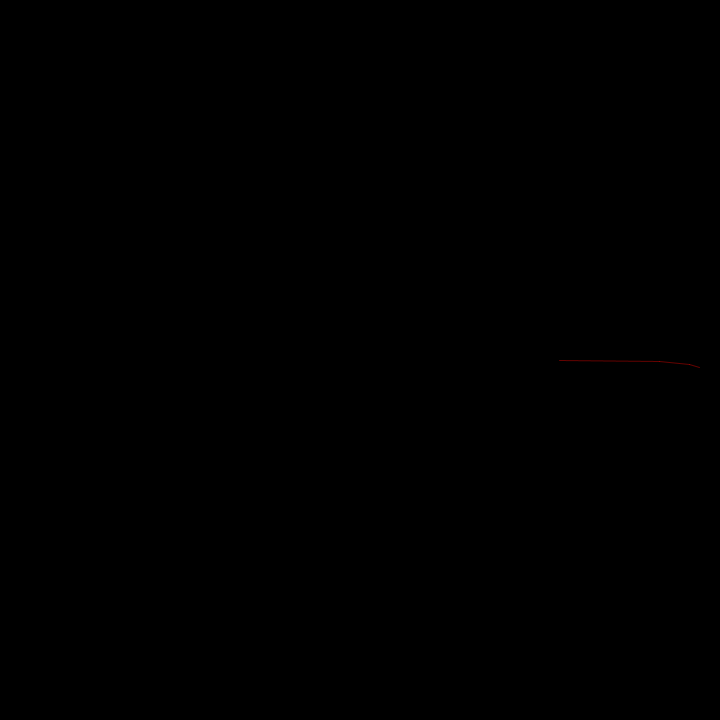
Frame 1 (no input)
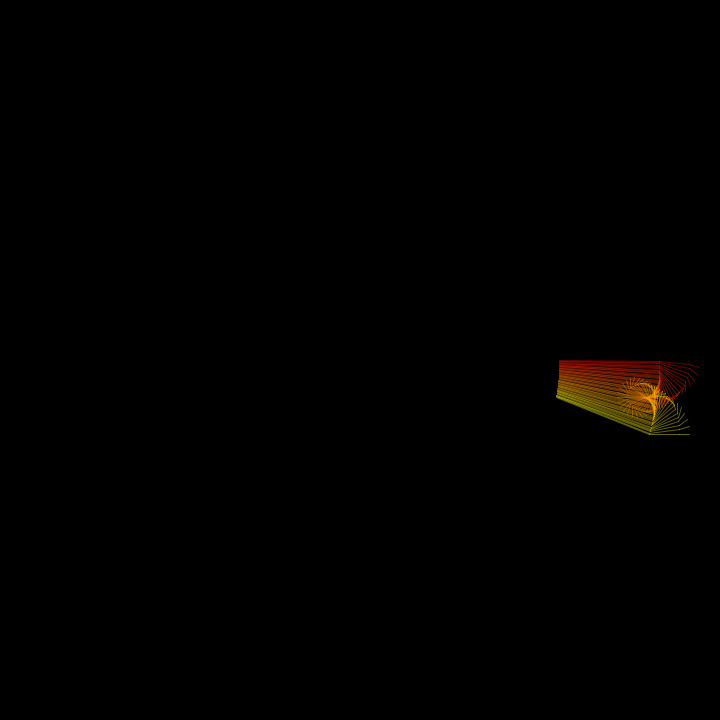
Frame 60 (the mouse pressed at the canvas centre just before this capture)
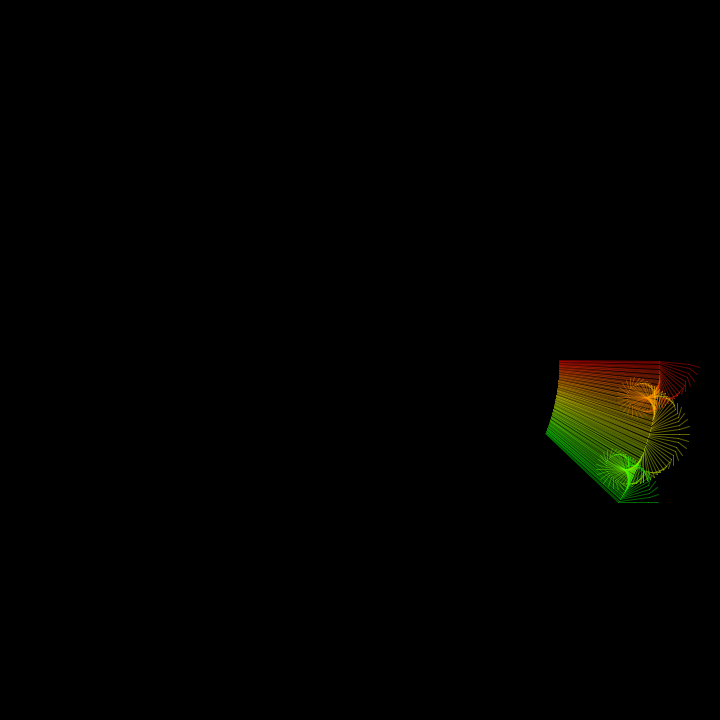
Frame 120 (the mouse held since frame 60 and released just before this capture)

The Processing sketch that drew these frames (run headless with seeded random() and noise(); from frame 60 on, the mouse is pressed at the canvas centre):

// Processing sketch: processing_146502
// ── processing_146502.pde

// Esercizio 7.1 Birth in colors
// Davide Mannarelli
// Accademia di Belle Arti di Brera - NTA1

/**
 * SKETCH BASE PER ESERCITAZIONE 7
 * Corso di Computer Graphic 2013/14 prof. A. Belluscio
 *
 * Intervenire nelle parti contrassegnate con //++
 * seguendo le indicazioni riportate in:
 * http://www.exframes.net/cgbrera/lezioni/2013/grafica-computazionale
 */

//++ Modificare gli otto parametri seguenti

float raggio1 = 200;  // lunghezza del 1° segmento //144
float raggio2 = 100;   // lunghezza del 2° segmento //72
float raggio3 = 30;   // lunghezza del 3° segmento //36
float raggio4 = 10;   // lunghezza del 4° segmento //18

float passoAngolo1 = PI/1000;  // velocita' di rotazione del 1° segmento //937
float passoAngolo2 = PI/500;  // velocita' di rotazione del 2° segmento //177
float passoAngolo3 = PI/30;   // velocita' di rotazione del 3° segmento //31
float passoAngolo4 = PI/10;    // velocita' di rotazione del 4° segmento //9

// SGDM
int myGrey = 0;
int myHSB = 0;
int myGrow = 1;

void setup()
{
  size(720,720);
  stroke(0,40);
  background(0);
  
  colorMode(HSB,360,100,100);
}

void draw () 
{
  // Centro dell'area di visualizzazione
  float c0x = 360;
  float c0y = 360;
  
  // Calcola l'estremita' finale del 1° segmento
  float angolo1 = frameCount*passoAngolo1;
  float c1x = c0x + cos(angolo1)*raggio1;
  float c1y = c0y + sin(angolo1)*raggio1;
  
  // Calcola l'estremita' finale del 2° segmento
  float angolo2 = frameCount*passoAngolo2;
  float c2x = c1x + cos(angolo2)*raggio2;
  float c2y = c1y + sin(angolo2)*raggio2;
  
  // Calcola l'estremita' finale del 3° segmento
  float angolo3 = frameCount*passoAngolo3;
  float c3x = c2x + cos(angolo3)*raggio3;
  float c3y = c2y + sin(angolo3)*raggio3;
  
  // Calcola l'estremita' finale del 4° segmento
  float angolo4 = frameCount*passoAngolo4;
  float c4x = c3x + cos(angolo4)*raggio4;
  float c4y = c3y + sin(angolo4)*raggio4;
  
  //++ Calcolare le coordinate cromatiche usando i valori 
  //   presenti o ricavati da altre funzioni non randomiche
  //setupGrey();
  //stroke(myGrey);
  setupHSB();
  stroke(myHSB, 360, 100, 100);

  //++ Impostare il colore dei tre segmenti
  //   eventualmente con colori diversi
  
  // Disegna il 2°, il 3° e il 4° segmento
  line(c1x,c1y, c2x,c2y);  
  line(c2x,c2y, c3x,c3y); 
  line(c3x,c3y, c4x,c4y);
}

void setupGrey()
{
  if ( myGrey <= 0 )
    myGrow = 1;
  
  if ( myGrey >= 255 )
    myGrow = 0;
  
  if ( myGrow==1 )
    myGrey++;
  else
    myGrey--;
}

void setupHSB()
{
  if ( myHSB <= 0 )
    myGrow = 1;
  
  if ( myHSB >= 360 )
    myGrow = 0;
  
  if ( myGrow==1 )
    myHSB++;
  else
    myHSB--;
}
